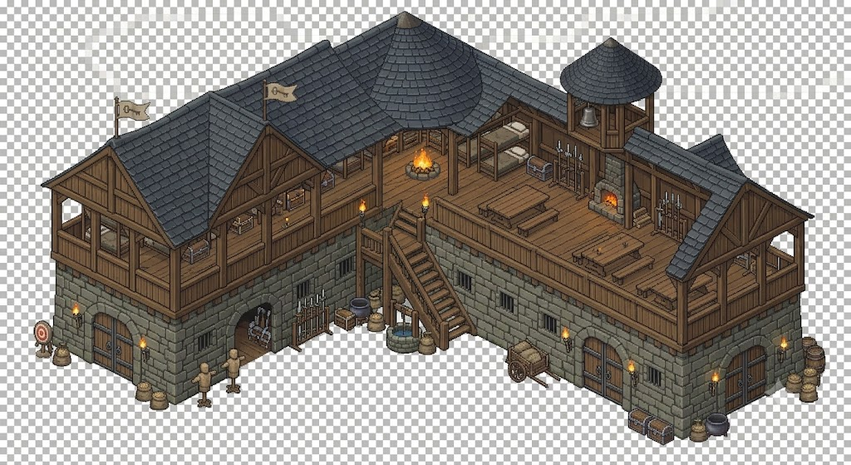
#> input picture barracks.png, 851 x 465 px, shrunk from 1024 x 559 before the run
$ python process-defense-sprites.py
#> lines starting #> are read from the running program, lines starting #| are printed output that depends on the picture
#!/usr/bin/env python3
"""Remove baked-in checkerboard backgrounds and trim defense building sprites."""

from __future__ import annotations

import os
from collections import deque
from pathlib import Path

from PIL import Image

ROOT = Path(__file__).resolve().parents[2]
OUT_DIR = ROOT / "app" / "public" / "sprites"

# source filename -> output filename in app/public/sprites
INPUTS: dict[str, str] = {
    "barracks.png": "barracks.png",
    "watchtower.png": "watchtower.png",
    "wall_straight.png": "wall_straight.png",
    "wall_enrtance_gate.png": "wall_gate.png",
    "L-shaped_corner_wall.png": "wall_corner.png",
    "wall1.png": "wall_section.png",
    "jail.png": "prison.png",
}


def is_background_seed(r: int, g: int, b: int) -> bool:
    """Checkerboard / white padding used by many AI sprite exports."""
    spread = max(r, g, b) - min(r, g, b)
    if spread > 14:
        return False
    return min(r, g, b) >= 165


def is_background_neighbor(r: int, g: int, b: int, pr: int, pg: int, pb: int) -> bool:
    spread = max(r, g, b) - min(r, g, b)
    if spread > 14:
        return False
    if min(r, g, b) < 155:
        return False
    return abs(r - pr) <= 10 and abs(g - pg) <= 10 and abs(b - pb) <= 10


def remove_checkerboard(im: Image.Image) -> Image.Image:
    rgb = im.convert("RGB")
    w, h = rgb.size
    px = rgb.load()
    visited = [[False] * w for _ in range(h)]
    q: deque[tuple[int, int]] = deque()

    def try_seed(x: int, y: int) -> None:
        if visited[y][x]:
            return
        r, g, b = px[x, y]
        if is_background_seed(r, g, b):
            visited[y][x] = True
            q.append((x, y))

    for x in range(w):
        try_seed(x, 0)
        try_seed(x, h - 1)
    for y in range(h):
        try_seed(0, y)
        try_seed(w - 1, y)

    while q:
        x, y = q.popleft()
        pr, pg, pb = px[x, y]
        for nx, ny in ((x - 1, y), (x + 1, y), (x, y - 1), (x, y + 1)):
            if nx < 0 or ny < 0 or nx >= w or ny >= h or visited[ny][nx]:
                continue
            r, g, b = px[nx, ny]
            if is_background_neighbor(r, g, b, pr, pg, pb) or is_background_seed(r, g, b):
                visited[ny][nx] = True
                q.append((nx, ny))

    rgba = Image.new("RGBA", (w, h), (0, 0, 0, 0))
    out = rgba.load()
    src = rgb.load()
    for y in range(h):
        for x in range(w):
            if not visited[y][x]:
                out[x, y] = (*src[x, y], 255)

    bbox = rgba.getbbox()
    if bbox:
        rgba = rgba.crop(bbox)
    return rgba


def stats(im: Image.Image) -> str:
    w, h = im.size
    px = im.convert("RGBA").load()
    transparent = sum(1 for y in range(h) for x in range(w) if px[x, y][3] < 128)
    return f"{w}x{h}, transparent={transparent}/{w*h} ({100*transparent/(w*h):.1f}%)"


def main() -> None:
    OUT_DIR.mkdir(parents=True, exist_ok=True)
    print(f"Output: {OUT_DIR}\n")
    for src_name, out_name in INPUTS.items():
        src = ROOT / src_name
        if not src.exists():
            print(f"SKIP missing: {src_name}")
            continue
        before = Image.open(src)
#> before is the input picture: PIL image 851x465 RGB; mean R, G, B 144, 138.7, 132.8
        print(f"{src_name} (before {stats(before)})")
#> in stats, `transparent = sum(1 for y in range(h) for x in range(w) if px[x, y][3]..`: transparent = 0
#| barracks.png (before 851x465, transparent=0/395715 (0.0%))
        processed = remove_checkerboard(before)
#> the loop in remove_checkerboard, `for x in range(w):` made 851 passes
#> the loop in remove_checkerboard, `for y in range(h):` made 465 passes
#> in remove_checkerboard, `rgba = Image.new("RGBA", (w, h), (0, 0, 0, 0))`: rgba: PIL image 851x465 RGBA; every value is 0
#> in remove_checkerboard, `rgba = rgba.crop(bbox)`:
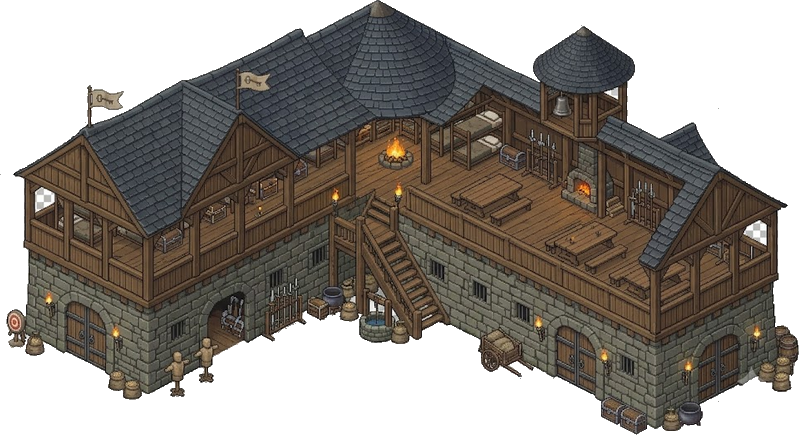
#> rgba: PIL image 799x435 RGBA; mean R, G, B, A 52.6, 46.5, 40.3, 160.8; transparent parts drawn white
        dest = OUT_DIR / out_name
        processed.save(dest, optimize=True)
        print(f"  -> {out_name} ({stats(processed)})")
#|   -> barracks.png (799x435, transparent=128356/347565 (36.9%))
#> pass 2 of the loop in main, `for src_name, out_name in INPUTS.items():`:
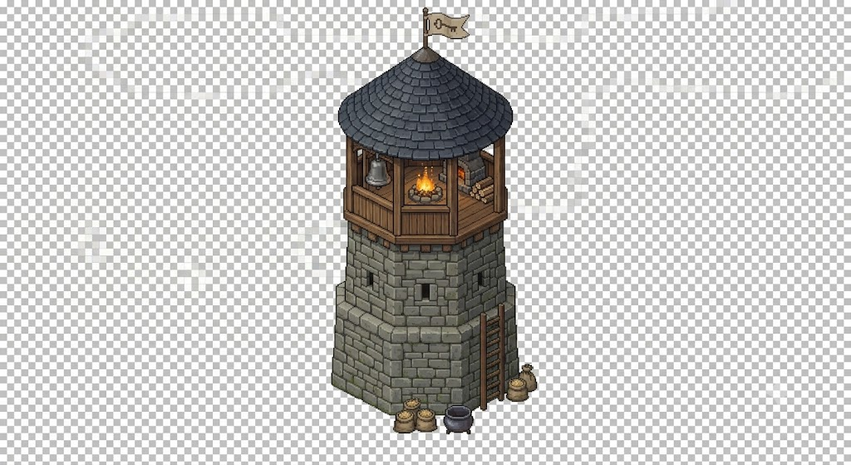
#> input picture watchtower.png, 851 x 465 px, shrunk from 1024 x 559 before the run
#> in main, before is the input picture: PIL image 851x465 RGB; mean R, G, B 201, 200.1, 198.5
#| watchtower.png (before 851x465, transparent=0/395715 (0.0%))
#> in remove_checkerboard (call 2), `rgba = rgba.crop(bbox)`:
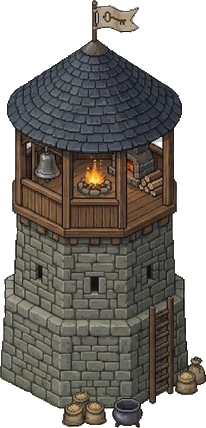
#> rgba: PIL image 206x428 RGBA; mean R, G, B, A 58.5, 54.6, 49.1, 173.7; transparent parts drawn white
#|   -> watchtower.png (206x428, transparent=28115/88168 (31.9%))
#> pass 3 of the loop in main, `for src_name, out_name in INPUTS.items():`:
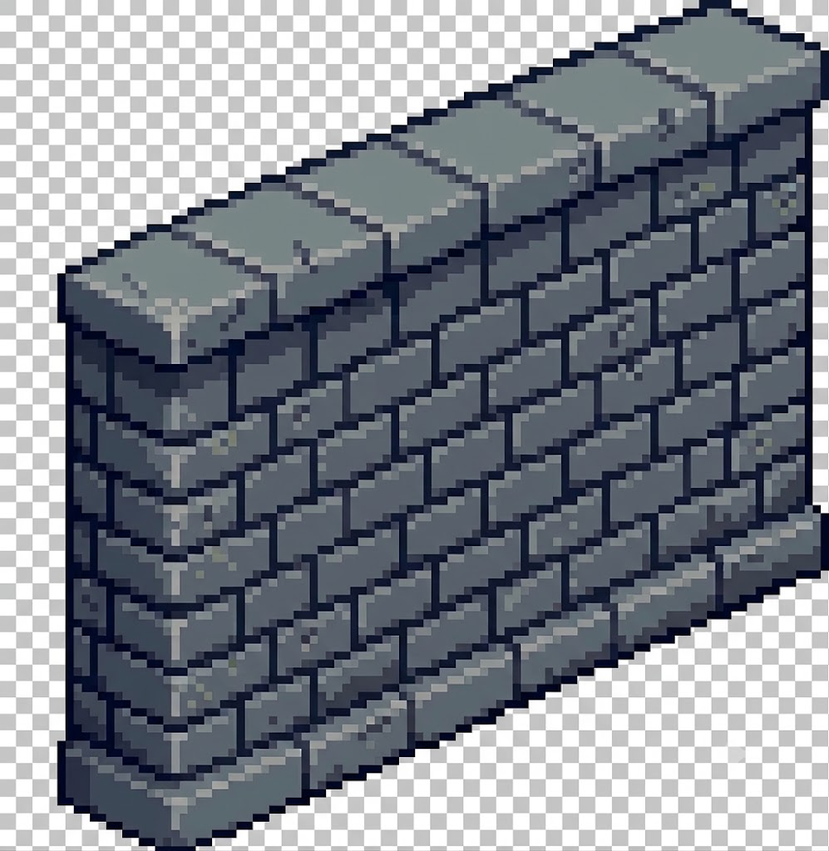
#> input picture wall_straight.png, 829 x 851 px, shrunk from 997 x 1024 before the run
#> in main, before is the input picture: PIL image 829x851 RGB; mean R, G, B 125.9, 131.1, 139.2
#| wall_straight.png (before 829x851, transparent=0/705479 (0.0%))
#> in remove_checkerboard (call 3), `rgba = rgba.crop(bbox)`:
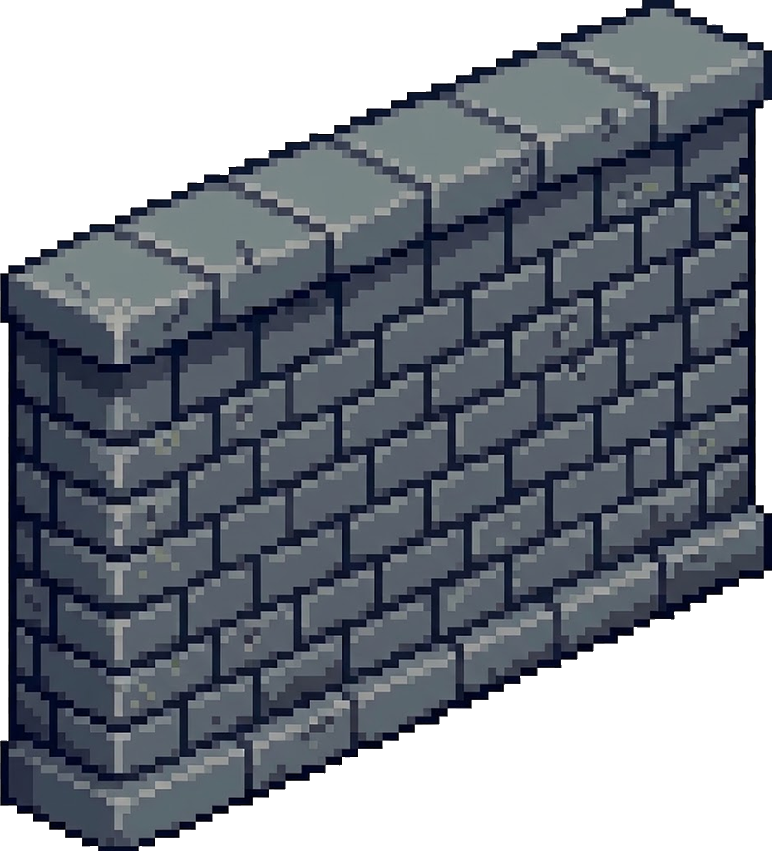
#> rgba: PIL image 772x851 RGBA; mean R, G, B, A 53.7, 59.2, 68, 181.4; transparent parts drawn white
#|   -> wall_straight.png (772x851, transparent=189544/656972 (28.9%))
#> the loop made 7 passes; the first 3 are shown
    print("\nDone.")


if __name__ == "__main__":
    main()
